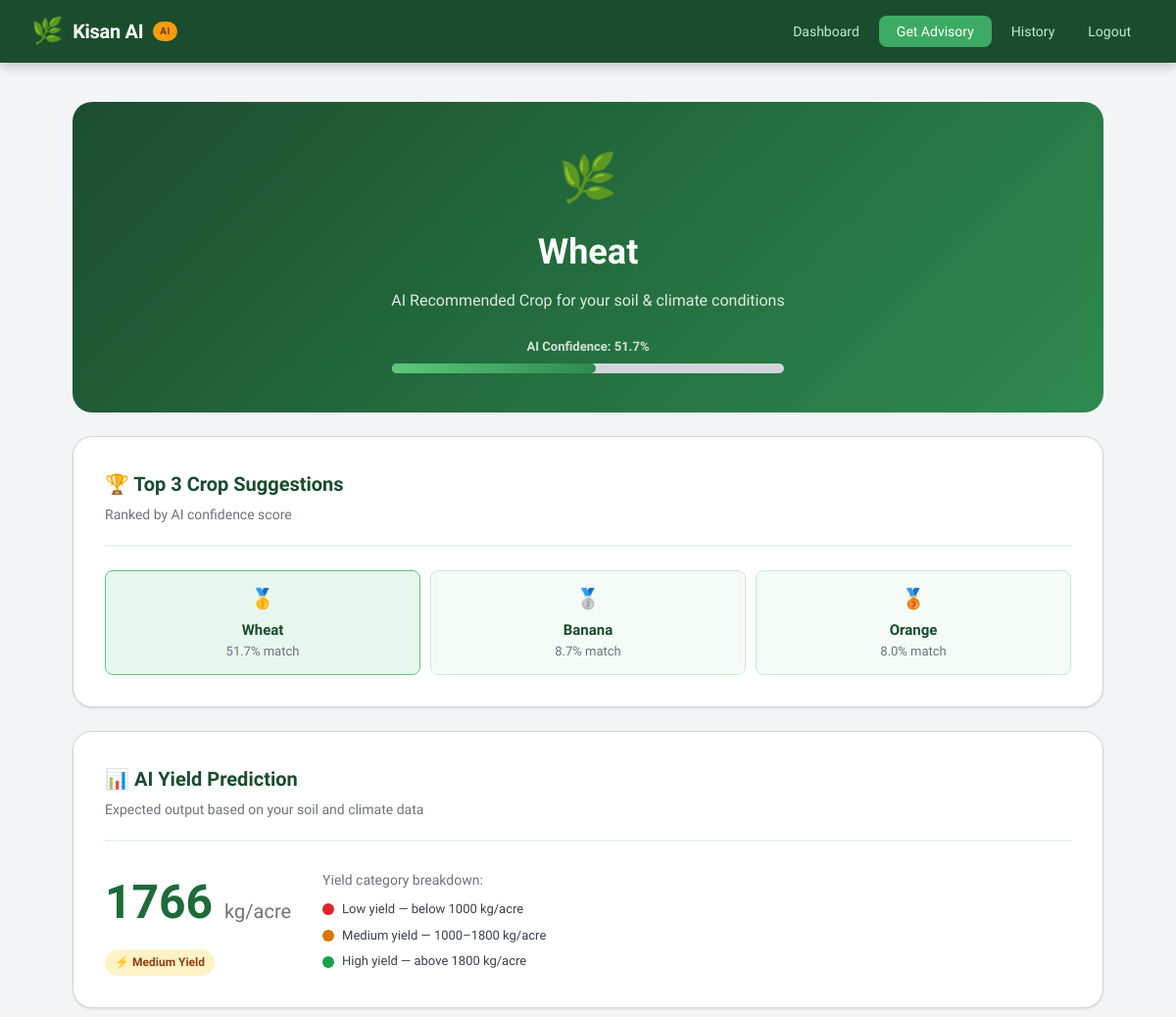
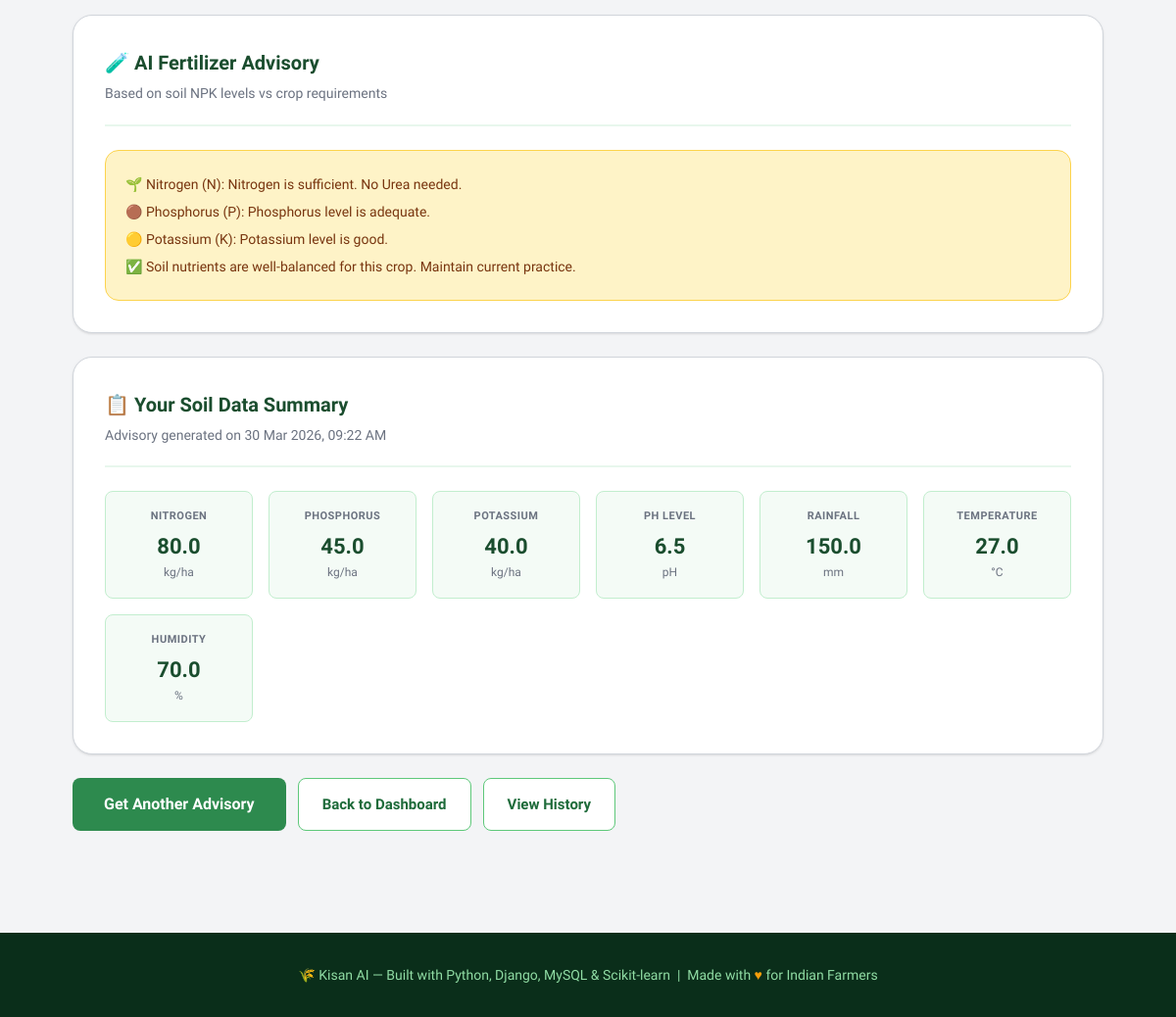
/result/2/ (signed in), run on the app's committed database (2 pictures, top to bottom).
### core/models.py (models this page shows, shortened)
class CropAdvisory(models.Model):
    SEASON_CHOICES = [
        ('kharif', 'Kharif (June-Nov)'),
        ('rabi', 'Rabi (Nov-April)'),
        ('zaid', 'Zaid (March-June)'),
    ]
    farmer = models.ForeignKey(User, on_delete=models.CASCADE, related_name='advisories')
    nitrogen = models.FloatField(help_text='N content in soil (kg/ha)')
    phosphorus = models.FloatField(help_text='P content in soil (kg/ha)')
    potassium = models.FloatField(help_text='K content in soil (kg/ha)')
    ph_value = models.FloatField(help_text='Soil pH (0-14)')
    rainfall = models.FloatField(help_text='Average rainfall in mm')
    temperature = models.FloatField(help_text='Average temperature in Celsius')
    humidity = models.FloatField(help_text='Humidity percentage')
    season = models.CharField(max_length=20, choices=SEASON_CHOICES, default='kharif')
    recommended_crop = models.CharField(max_length=100)
    confidence_score = models.FloatField(default=0.0)
    top_3_crops = models.JSONField(default=list)
    predicted_yield = models.FloatField(null=True, blank=True, help_text='Predicted yield in kg/acre')
    yield_category = models.CharField(max_length=20, default='medium')  # low/medium/high
    fertilizer_suggestion = models.TextField(blank=True)
    created_at = models.DateTimeField(auto_now_add=True)
    notes = models.TextField(blank=True)
    class Meta:
        ordering = ['-created_at']

### core/views.py (the view)
# urls.py: path('result/<int:pk>/', views.result_view, name='result'),
@login_required
def result_view(request, pk):
    advisory = get_object_or_404(CropAdvisory, pk=pk, farmer=request.user)
    return render(request, 'core/result.html', {'advisory': advisory})

### templates/core/result.html (shortened to what this page needs)
{% extends 'core/base.html' %}
{% block content %}
<div class="result-hero">
  <div class="crop-icon">
    {% with advisory.recommended_crop as c %}
      {% if c == 'rice' %}🌾{% elif c == 'maize' %}🌽{% elif c == 'wheat' %}🌿{% elif c == 'cotton' %}🌸
      {% elif c == 'banana' %}🍌{% elif c == 'mango' %}🥭{% elif c == 'grapes' %}🍇{% elif c == 'watermelon' %}🍉
      {% elif c == 'coconut' %}🥥{% elif c == 'papaya' %}🍑{% elif c == 'orange' %}🍊{% elif c == 'pomegranate' %}❤️
      {% else %}🌱{% endif %}
    {% endwith %}
  </div>
  <h1 style="text-transform:capitalize;">{{ advisory.recommended_crop }}</h1>
  <p>AI Recommended Crop for your soil &amp; climate conditions</p>
  <div class="confidence-bar-wrap" style="max-width:400px;margin:1.5rem auto 0;">
    <div class="confidence-label" style="color:rgba(255,255,255,.8);">AI Confidence: {{ advisory.confidence_score|floatformat:1 }}%</div>
    <div class="confidence-bar">
      <div class="confidence-fill" style="width:{{ advisory.confidence_score|floatformat:0 }}%;"></div>
    </div>
  </div>
</div>
<div class="card" style="margin-bottom:1.5rem;">
  <div class="card-header">
    <div class="card-title">🏆 Top 3 Crop Suggestions</div>
    <div class="card-subtitle">Ranked by AI confidence score</div>
  </div>
  <div class="top3-grid">
    {% for item in advisory.top_3_crops %}
    <div class="top3-card {% if forloop.first %}rank1{% endif %}">
      {% if forloop.first %}<div style="font-size:20px;margin-bottom:4px;">🥇</div>
      {% elif forloop.counter == 2 %}<div style="font-size:20px;margin-bottom:4px;">🥈</div>
      {% else %}<div style="font-size:20px;margin-bottom:4px;">🥉</div>{% endif %}
      <div class="top3-name">{{ item.crop }}</div>
      <div class="top3-score">{{ item.score }}% match</div>
    </div>
    {% endfor %}
  </div>
</div>
<div class="card" style="margin-bottom:1.5rem;">
  <div class="card-header">
    <div class="card-title">📊 AI Yield Prediction</div>
    <div class="card-subtitle">Expected output based on your soil and climate data</div>
  </div>
  <div style="display:flex;align-items:center;gap:2rem;flex-wrap:wrap;">
    <div>
      <div style="font-size:48px;font-weight:700;color:var(--green-700);">
        {{ advisory.predicted_yield|floatformat:0 }}
        <span style="font-size:20px;font-weight:400;color:var(--gray-500);">kg/acre</span>
      </div>
      <div style="margin-top:8px;">
        <span class="badge badge-{{ advisory.yield_category }}">
          {% if advisory.yield_category == 'high' %}✅ High Yield
          {% elif advisory.yield_category == 'medium' %}⚡ Medium Yield
          {% else %}⚠️ Low Yield{% endif %}
        </span>
      </div>
    </div>
    <div style="flex:1;min-width:200px;">
      <div style="font-size:14px;color:var(--gray-500);margin-bottom:8px;">Yield category breakdown:</div>
      <div style="display:flex;flex-direction:column;gap:6px;">
        <div style="display:flex;align-items:center;gap:8px;">
          <div style="width:12px;height:12px;border-radius:50%;background:#dc2626;"></div>
          <span style="font-size:13px;color:var(--gray-700);">Low yield — below 1000 kg/acre</span>
        </div>
        <div style="display:flex;align-items:center;gap:8px;">
          <div style="width:12px;height:12px;border-radius:50%;background:#d97706;"></div>
          <span style="font-size:13px;color:var(--gray-700);">Medium yield — 1000–1800 kg/acre</span>
        </div>
        <div style="display:flex;align-items:center;gap:8px;">
          <div style="width:12px;height:12px;border-radius:50%;background:#16a34a;"></div>
          <span style="font-size:13px;color:var(--gray-700);">High yield — above 1800 kg/acre</span>
        </div>
      </div>
    </div>
  </div>
</div>
<div class="card" style="margin-bottom:1.5rem;">
  <div class="card-header">
    <div class="card-title">🧪 AI Fertilizer Advisory</div>
    <div class="card-subtitle">Based on soil NPK levels vs crop requirements</div>
  </div>
  <div class="fertilizer-box">{{ advisory.fertilizer_suggestion }}</div>
</div>
<div class="card" style="margin-bottom:1.5rem;">
  <div class="card-header">
    <div class="card-title">📋 Your Soil Data Summary</div>
    <div class="card-subtitle">Advisory generated on {{ advisory.created_at|date:"d M Y, h:i A" }}</div>
  </div>
  <div style="display:grid;grid-template-columns:repeat(auto-fit,minmax(140px,1fr));gap:1rem;">
    {% for label, val, unit in soil_data %}
    <div style="text-align:center;padding:1rem;background:var(--green-50);border-radius:var(--radius-sm);border:1px solid var(--green-200);">
      <div style="font-size:11px;font-weight:600;color:var(--gray-500);text-transform:uppercase;letter-spacing:.5px;">{{ label }}</div>
      <div style="font-size:22px;font-weight:700;color:var(--green-800);margin-top:4px;">{{ val }}</div>
      <div style="font-size:12px;color:var(--gray-500);">{{ unit }}</div>
    </div>
    {% empty %}
    <div style="text-align:center;padding:1rem;background:var(--green-50);border-radius:var(--radius-sm);border:1px solid var(--green-200);">
      <div style="font-size:11px;font-weight:600;color:var(--gray-500);text-transform:uppercase;letter-spacing:.5px;">Nitrogen</div>
      <div style="font-size:22px;font-weight:700;color:var(--green-800);margin-top:4px;">{{ advisory.nitrogen }}</div>
      <div style="font-size:12px;color:var(--gray-500);">kg/ha</div>
    </div>
    <div style="text-align:center;padding:1rem;background:var(--green-50);border-radius:var(--radius-sm);border:1px solid var(--green-200);">
      <div style="font-size:11px;font-weight:600;color:var(--gray-500);text-transform:uppercase;letter-spacing:.5px;">Phosphorus</div>
      <div style="font-size:22px;font-weight:700;color:var(--green-800);margin-top:4px;">{{ advisory.phosphorus }}</div>
      <div style="font-size:12px;color:var(--gray-500);">kg/ha</div>
    </div>
    <div style="text-align:center;padding:1rem;background:var(--green-50);border-radius:var(--radius-sm);border:1px solid var(--green-200);">
      <div style="font-size:11px;font-weight:600;color:var(--gray-500);text-transform:uppercase;letter-spacing:.5px;">Potassium</div>
      <div style="font-size:22px;font-weight:700;color:var(--green-800);margin-top:4px;">{{ advisory.potassium }}</div>
      <div style="font-size:12px;color:var(--gray-500);">kg/ha</div>
    </div>
    <div style="text-align:center;padding:1rem;background:var(--green-50);border-radius:var(--radius-sm);border:1px solid var(--green-200);">
      <div style="font-size:11px;font-weight:600;color:var(--gray-500);text-transform:uppercase;letter-spacing:.5px;">pH Level</div>
      <div style="font-size:22px;font-weight:700;color:var(--green-800);margin-top:4px;">{{ advisory.ph_value }}</div>
      <div style="font-size:12px;color:var(--gray-500);">pH</div>
    </div>
    <div style="text-align:center;padding:1rem;background:var(--green-50);border-radius:var(--radius-sm);border:1px solid var(--green-200);">
      <div style="font-size:11px;font-weight:600;color:var(--gray-500);text-transform:uppercase;letter-spacing:.5px;">Rainfall</div>
      <div style="font-size:22px;font-weight:700;color:var(--green-800);margin-top:4px;">{{ advisory.rainfall }}</div>
      <div style="font-size:12px;color:var(--gray-500);">mm</div>
    </div>
    <div style="text-align:center;padding:1rem;background:var(--green-50);border-radius:var(--radius-sm);border:1px solid var(--green-200);">
      <div style="font-size:11px;font-weight:600;color:var(--gray-500);text-transform:uppercase;letter-spacing:.5px;">Temperature</div>
      <div style="font-size:22px;font-weight:700;color:var(--green-800);margin-top:4px;">{{ advisory.temperature }}</div>
      <div style="font-size:12px;color:var(--gray-500);">°C</div>
    </div>
    <div style="text-align:center;padding:1rem;background:var(--green-50);border-radius:var(--radius-sm);border:1px solid var(--green-200);">
      <div style="font-size:11px;font-weight:600;color:var(--gray-500);text-transform:uppercase;letter-spacing:.5px;">Humidity</div>
      <div style="font-size:22px;font-weight:700;color:var(--green-800);margin-top:4px;">{{ advisory.humidity }}</div>
      <div style="font-size:12px;color:var(--gray-500);">%</div>
    </div>
    {% endfor %}
  </div>
</div>
<div style="display:flex;gap:12px;flex-wrap:wrap;">
  <a href="{% url 'get_advisory' %}" class="btn btn-primary btn-lg">Get Another Advisory</a>
  <a href="{% url 'dashboard' %}" class="btn btn-outline">Back to Dashboard</a>
  <a href="{% url 'history' %}" class="btn btn-outline">View History</a>
</div>
{% endblock %}

### templates/core/base.html (style rules this page uses)
:root { --green-900: #0a2e1a; --green-800: #1a4d2e; --green-700: #1e6b3a; --green-600: #2d8a4e; --green-500: #3daa63; --green-400: #5ec87a; --green-300: #90dca4; --green-200: #c2eece; --green-100: #e8f7ed; --green-50: #f4fbf6; --amber-500: #d97706; --amber-400: #f59e0b; --amber-100: #fef3c7; --brown-700: #78350f; --soil: #8b5e3c; --sky: #0ea5e9; --white: #ffffff; --gray-900: #111827; --gray-700: #374151; --gray-500: #6b7280; --gray-300: #d1d5db; --gray-100: #f3f4f6; --radius-sm: 8px; --radius-md: 14px; --radius-lg: 20px; --shadow-sm: 0 1px 3px rgba(0,0,0,.08), 0 1px 2px rgba(0,0,0,.04); --shadow-md: 0 4px 16px rgba(0,0,0,.10), 0 2px 6px rgba(0,0,0,.06); --shadow-lg: 0 10px 40px rgba(0,0,0,.12); }
*, *::before, *::after { box-sizing: border-box; margin: 0; padding: 0; }
body { font-family: 'Sora', sans-serif; background: var(--gray-100); color: var(--gray-900); min-height: 100vh; line-height: 1.6; }
.card { background: white; border-radius: var(--radius-lg); padding: 2rem; box-shadow: var(--shadow-sm); border: 1px solid var(--gray-300); }
.card-header { margin-bottom: 1.5rem; padding-bottom: 1.25rem; border-bottom: 2px solid var(--green-100); }
.card-title { font-size: 20px; font-weight: 600; color: var(--green-800); }
.card-subtitle { font-size: 14px; color: var(--gray-500); margin-top: 4px; }
.btn { display: inline-flex; align-items: center; gap: 8px; padding: 12px 24px; border-radius: var(--radius-sm); font-size: 15px; font-weight: 600; font-family: 'Sora', sans-serif; cursor: pointer; border: none; transition: all .18s; text-decoration: none; }
.btn-primary { background: var(--green-600); color: white; }
.btn-outline { background: white; color: var(--green-700); border: 1.5px solid var(--green-400); }
.btn-lg { padding: 14px 32px; font-size: 16px; }
.badge { display: inline-flex; align-items: center; gap: 4px; padding: 4px 10px; border-radius: 20px; font-size: 12px; font-weight: 600; }
.badge-medium { background: var(--amber-100); color: #92400e; }
.crop-icon { font-size: 48px; }
.result-hero { text-align: center; padding: 2.5rem 1rem; background: linear-gradient(135deg, var(--green-800) 0%, var(--green-600) 100%); color: white; border-radius: var(--radius-lg); margin-bottom: 1.5rem; }
.result-hero h1 { font-size: 36px; font-weight: 700; margin-top: 8px; }
.result-hero p { opacity: .85; font-size: 16px; margin-top: 8px; }
.confidence-bar-wrap { margin-top: 1rem; }
.confidence-label { font-size: 13px; font-weight: 600; color: var(--green-800); margin-bottom: 6px; }
.confidence-bar { height: 10px; background: var(--gray-300); border-radius: 10px; overflow: hidden; }
.confidence-fill { height: 100%; background: linear-gradient(90deg, var(--green-400), var(--green-600)); border-radius: 10px; transition: width 1s ease; }
.top3-grid { display: grid; grid-template-columns: repeat(3, 1fr); gap: 10px; margin-top: 1rem; }
.top3-card { background: var(--green-50); border: 1.5px solid var(--green-200); border-radius: var(--radius-sm); padding: 12px; text-align: center; }
.top3-card.rank1 { background: var(--green-100); border-color: var(--green-400); }
.top3-name { font-size: 15px; font-weight: 600; color: var(--green-800); text-transform: capitalize; }
.top3-score { font-size: 13px; color: var(--gray-500); }
.fertilizer-box { background: var(--amber-100); border: 1.5px solid #fcd34d; border-radius: var(--radius-md); padding: 1.25rem; white-space: pre-line; line-height: 2; font-size: 14px; color: var(--brown-700); }

### data on the page
CropAdvisory: recommended_crop "Wheat", confidence_score "51.7", crop "Wheat", score "51.7", predicted_yield "1766", fertilizer_suggestion "🌱 Nitrogen (N): Nitrogen is sufficient. No Urea needed. 🟤 Phosphorus (P): Phosphorus level is adequate. 🟡 Potassium (K): Potassium level is good. ✅ Soil nutrients are well-balanced for this crop. Maintain current practice.", created_at "30 Mar 2026, 09:22 AM", nitrogen "80.0", phosphorus "45.0", potassium "40.0", ph_value "6.5", rainfall "150.0", temperature "27.0", humidity "70.0"

### other printed values
{{ item.crop }} "Banana" "Orange"
{{ item.score }} "8.7" "8.0"
